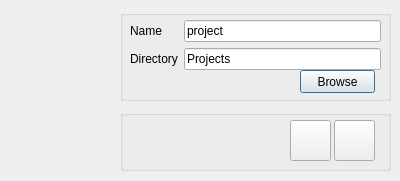
<?xml version="1.0" encoding="UTF-8"?>
<ui version="4.0">
 <class>FrmNewProject</class>
 <widget class="QDialog" name="FrmNewProject">
  <property name="geometry">
   <rect>
    <x>0</x>
    <y>0</y>
    <width>400</width>
    <height>181</height>
   </rect>
  </property>
  <property name="windowTitle">
   <string>Dialog</string>
  </property>
  <widget class="QLabel" name="label">
   <property name="geometry">
    <rect>
     <x>10</x>
     <y>10</y>
     <width>101</width>
     <height>121</height>
    </rect>
   </property>
   <property name="text">
    <string/>
   </property>
   <property name="pixmap">
    <pixmap resource="icons.qrc">:/icons/icons/addProjectBig.png</pixmap>
   </property>
  </widget>
  <widget class="QGroupBox" name="groupBox">
   <property name="geometry">
    <rect>
     <x>120</x>
     <y>10</y>
     <width>271</width>
     <height>91</height>
    </rect>
   </property>
   <property name="title">
    <string/>
   </property>
   <widget class="QWidget" name="formLayoutWidget">
    <property name="geometry">
     <rect>
      <x>10</x>
      <y>10</y>
      <width>251</width>
      <height>51</height>
     </rect>
    </property>
    <layout class="QFormLayout" name="formLayout">
     <property name="fieldGrowthPolicy">
      <enum>QFormLayout::AllNonFixedFieldsGrow</enum>
     </property>
     <item row="0" column="0">
      <widget class="QLabel" name="label_2">
       <property name="text">
        <string>Name</string>
       </property>
      </widget>
     </item>
     <item row="0" column="1">
      <widget class="QLineEdit" name="txtProjectName">
       <property name="text">
        <string>project</string>
       </property>
      </widget>
     </item>
     <item row="1" column="0">
      <widget class="QLabel" name="label_3">
       <property name="text">
        <string>Directory</string>
       </property>
      </widget>
     </item>
     <item row="1" column="1">
      <widget class="QLineEdit" name="txtProjectDirectory">
       <property name="text">
        <string>Projects</string>
       </property>
      </widget>
     </item>
    </layout>
   </widget>
   <widget class="QPushButton" name="btnBrowse">
    <property name="geometry">
     <rect>
      <x>180</x>
      <y>60</y>
      <width>75</width>
      <height>23</height>
     </rect>
    </property>
    <property name="text">
     <string>Browse</string>
    </property>
   </widget>
  </widget>
  <widget class="QGroupBox" name="groupBox_2">
   <property name="geometry">
    <rect>
     <x>120</x>
     <y>110</y>
     <width>271</width>
     <height>61</height>
    </rect>
   </property>
   <property name="title">
    <string/>
   </property>
   <widget class="QPushButton" name="btnCancel">
    <property name="geometry">
     <rect>
      <x>214</x>
      <y>10</y>
      <width>41</width>
      <height>41</height>
     </rect>
    </property>
    <property name="text">
     <string/>
    </property>
    <property name="icon">
     <iconset resource="icons.qrc">
      <normaloff>:/icons/icons/cancel.png</normaloff>:/icons/icons/cancel.png</iconset>
    </property>
    <property name="iconSize">
     <size>
      <width>32</width>
      <height>32</height>
     </size>
    </property>
   </widget>
   <widget class="QPushButton" name="btnOk">
    <property name="geometry">
     <rect>
      <x>170</x>
      <y>10</y>
      <width>41</width>
      <height>41</height>
     </rect>
    </property>
    <property name="text">
     <string/>
    </property>
    <property name="icon">
     <iconset resource="icons.qrc">
      <normaloff>:/icons/icons/ok.png</normaloff>:/icons/icons/ok.png</iconset>
    </property>
    <property name="iconSize">
     <size>
      <width>32</width>
      <height>32</height>
     </size>
    </property>
   </widget>
  </widget>
 </widget>
 <tabstops>
  <tabstop>txtProjectName</tabstop>
  <tabstop>txtProjectDirectory</tabstop>
  <tabstop>btnBrowse</tabstop>
  <tabstop>btnOk</tabstop>
  <tabstop>btnCancel</tabstop>
 </tabstops>
 <resources>
  <include location="icons.qrc"/>
 </resources>
 <connections/>
</ui>
